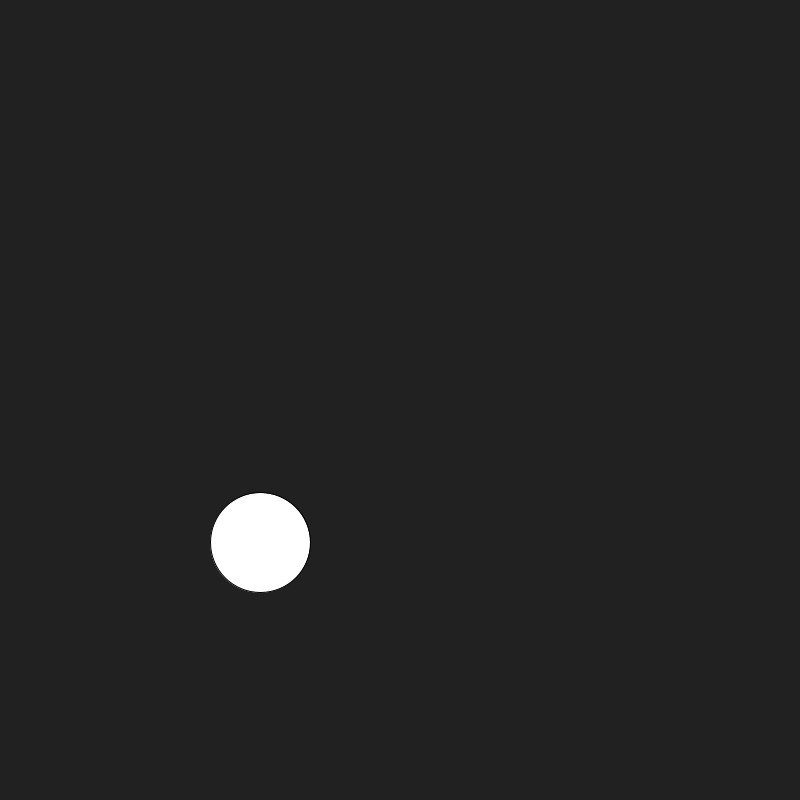
Frame 1 (no input)
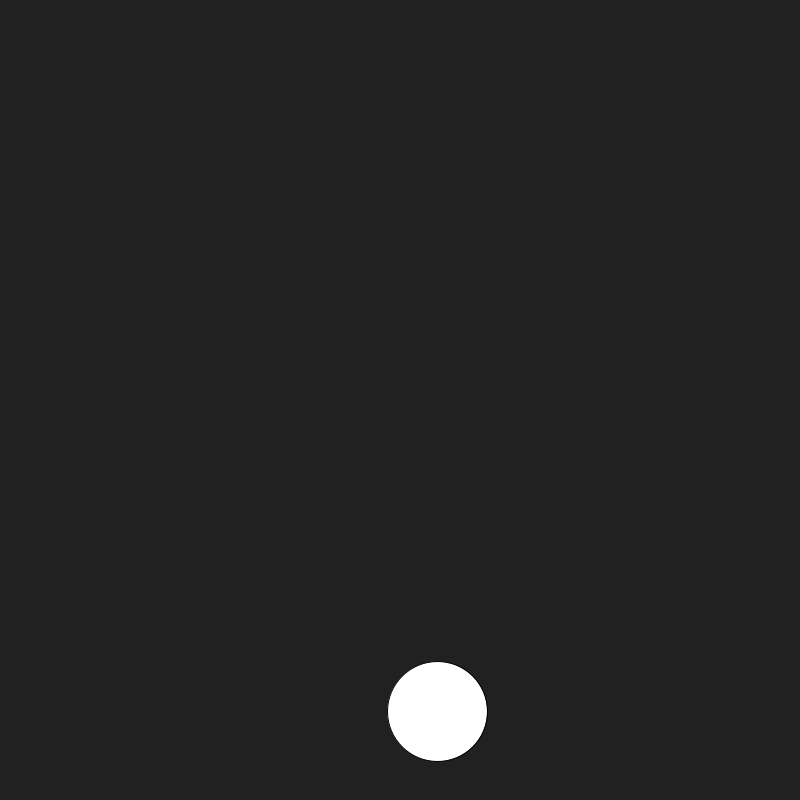
Frame 60 (the mouse pressed at the canvas centre just before this capture)
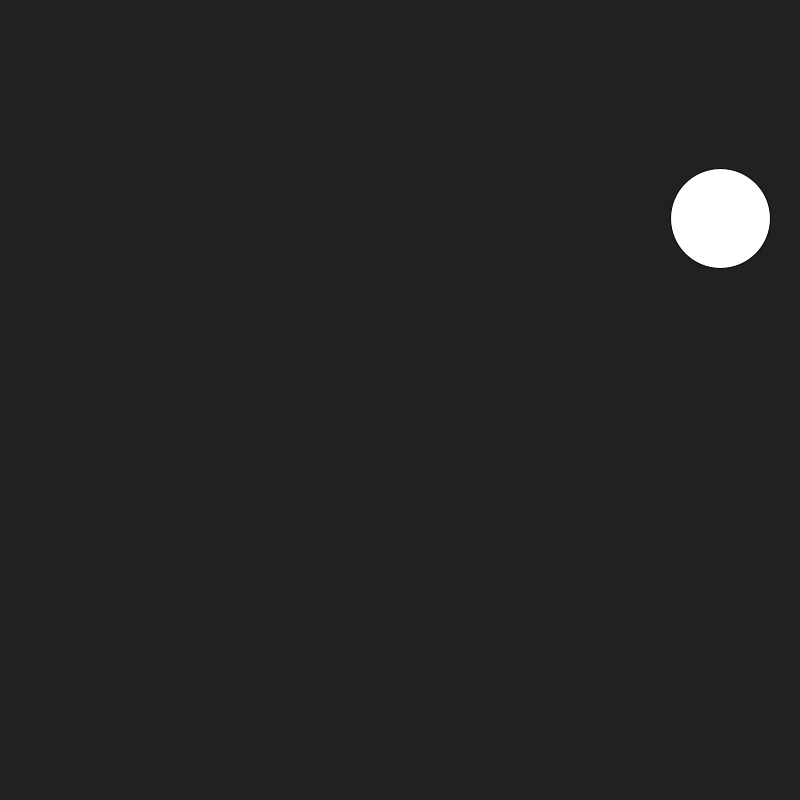
Frame 120 (the mouse held since frame 60 and released just before this capture)

The Processing sketch that drew these frames (run headless with seeded random() and noise(); from frame 60 on, the mouse is pressed at the canvas centre):

// Processing sketch: processing_66326
// ── processing_66326.pde

PVector l;
PVector v;
PVector g;

void setup() {
  size(800, 800);
  smooth();
  float a = random(0, width/2);
  l = new PVector(a, height-a);
  v = new PVector(1.5, 1.5);
  g = new PVector(0.05, 0.1);
}

void draw() {
  background (33);
  l.add(v);
  v.add(g);
  if (l.x >= width-50) {
    v.x = (v.x * -1)/1.5;
    g.x = g.x * -1;
    l.x = width-50;
  }
//  if (l.x >= width/2-75) {
//    if (l.y >= height/2-75 && l.y <= height/2+75) {
//      v.x = (v.x * -1)/1.5;
//      g.x = g.x * -1;
//      l.x = width/2-75;
//    }
//  }
  if (l.x <= 50) {
    v.x = (v.x * -1)/1.5;
    g.x = g.x * -1;
    l.x = 50;
  }
//  if (l.x <= width/2+75) {
//    if (l.y >= height/2-75 && l.y <= height/2+75) {
//      v.x = (v.x * -1)/1.5;
//      g.x = g.x * -1;
//      l.x = width/2+75;
//    }
//  }
  if (l.y >= height-50) {
    v.y = (v.y * -1)/1.5;
    g.y = g.y * -1;
    l.y = height-50;
  }
  //    if (l.y >= height/2-75) {
  //      if (l.x >= (width/2-75) && l.x <= width/2+75) {
  //        v.y = (v.y * -1)/1.5;
  //        g.y = g.y * -1;
  //        l.y = height/2-75;
  //      }
  //    }
  if (l.y <= 50) {
    v.y = (v.y * -1)/1.5;
    g.y = g.y * -1;
    l.y = 50;
  }
  //    if (l.y <= height/2+75) {
  //      if (l.x >= width/2-75 && l.x <= width/2+75) {
  //        v.y = (v.y * -1)/1.5;
  //        g.y = g.y * -1;
  //        l.y = height/2+75;
  //      }
  //}
fill(255);
rectMode(CENTER);
//rect(width/2, height/2, 100, 100);
ellipse(l.x, l.y, 100, 100);
}
